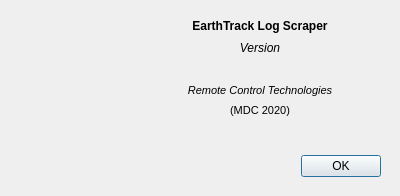
<?xml version="1.0" encoding="UTF-8"?>
<ui version="4.0">
 <class>AboutDlg</class>
 <widget class="QDialog" name="AboutDlg">
  <property name="geometry">
   <rect>
    <x>0</x>
    <y>0</y>
    <width>400</width>
    <height>196</height>
   </rect>
  </property>
  <property name="windowTitle">
   <string>EarthTrack Scraper About</string>
  </property>
  <widget class="QDialogButtonBox" name="buttonBox">
   <property name="geometry">
    <rect>
     <x>40</x>
     <y>150</y>
     <width>341</width>
     <height>32</height>
    </rect>
   </property>
   <property name="orientation">
    <enum>Qt::Horizontal</enum>
   </property>
   <property name="standardButtons">
    <set>QDialogButtonBox::Ok</set>
   </property>
  </widget>
  <widget class="QLabel" name="label">
   <property name="geometry">
    <rect>
     <x>180</x>
     <y>10</y>
     <width>160</width>
     <height>31</height>
    </rect>
   </property>
   <property name="font">
    <font>
     <weight>75</weight>
     <bold>true</bold>
    </font>
   </property>
   <property name="text">
    <string>EarthTrack Log Scraper</string>
   </property>
   <property name="alignment">
    <set>Qt::AlignCenter</set>
   </property>
  </widget>
  <widget class="QLabel" name="label_2">
   <property name="geometry">
    <rect>
     <x>180</x>
     <y>80</y>
     <width>160</width>
     <height>20</height>
    </rect>
   </property>
   <property name="font">
    <font>
     <pointsize>8</pointsize>
     <weight>50</weight>
     <italic>true</italic>
     <bold>false</bold>
    </font>
   </property>
   <property name="text">
    <string>Remote Control Technologies</string>
   </property>
   <property name="alignment">
    <set>Qt::AlignCenter</set>
   </property>
  </widget>
  <widget class="QLabel" name="label_3">
   <property name="geometry">
    <rect>
     <x>180</x>
     <y>100</y>
     <width>160</width>
     <height>20</height>
    </rect>
   </property>
   <property name="font">
    <font>
     <pointsize>8</pointsize>
    </font>
   </property>
   <property name="text">
    <string>(MDC 2020)</string>
   </property>
   <property name="alignment">
    <set>Qt::AlignCenter</set>
   </property>
  </widget>
  <widget class="QLabel" name="versionLbl">
   <property name="geometry">
    <rect>
     <x>180</x>
     <y>40</y>
     <width>160</width>
     <height>16</height>
    </rect>
   </property>
   <property name="font">
    <font>
     <italic>true</italic>
    </font>
   </property>
   <property name="text">
    <string>Version</string>
   </property>
   <property name="alignment">
    <set>Qt::AlignCenter</set>
   </property>
  </widget>
  <widget class="QLabel" name="aboutIcon">
   <property name="geometry">
    <rect>
     <x>17</x>
     <y>20</y>
     <width>150</width>
     <height>150</height>
    </rect>
   </property>
   <property name="text">
    <string/>
   </property>
   <property name="scaledContents">
    <bool>false</bool>
   </property>
   <property name="alignment">
    <set>Qt::AlignCenter</set>
   </property>
  </widget>
 </widget>
 <resources/>
 <connections>
  <connection>
   <sender>buttonBox</sender>
   <signal>accepted()</signal>
   <receiver>AboutDlg</receiver>
   <slot>accept()</slot>
   <hints>
    <hint type="sourcelabel">
     <x>248</x>
     <y>254</y>
    </hint>
    <hint type="destinationlabel">
     <x>157</x>
     <y>274</y>
    </hint>
   </hints>
  </connection>
 </connections>
</ui>
